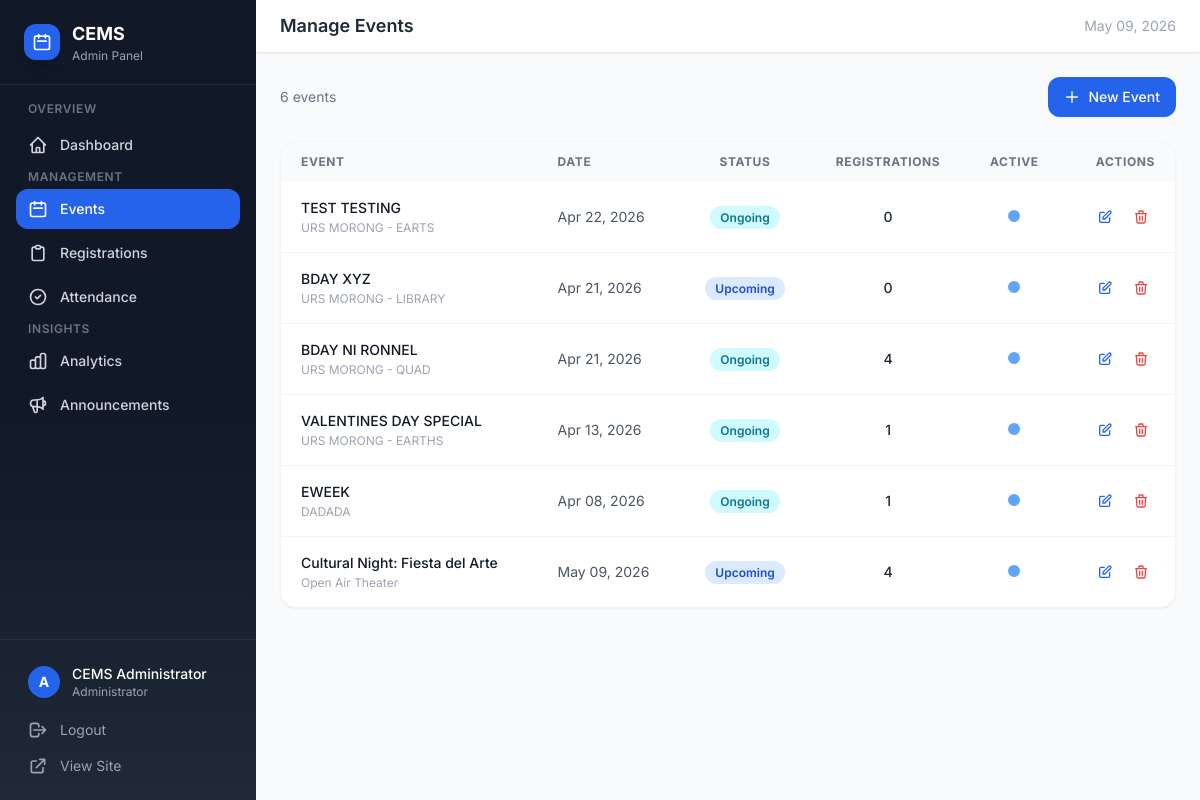
The page /admin-panel/events/ (signed in) on the database its author committed.
### events/models.py (models this page shows, shortened)
class Event(models.Model):
    STATUS_CHOICES = [
        ('upcoming', 'Upcoming'),
        ('ongoing', 'Ongoing'),
        ('closed', 'Closed'),
    ]
    title = models.CharField(max_length=200)
    description = models.TextField()
    date = models.DateField()
    time = models.TimeField()
    end_date = models.DateField(null=True, blank=True)
    end_time = models.TimeField(null=True, blank=True)
    location = models.CharField(max_length=200)
    image = models.ImageField(upload_to='events/', null=True, blank=True)
    registration_deadline = models.DateTimeField()
    participant_limit = models.PositiveIntegerField(default=0, help_text="0 = unlimited")
    status = models.CharField(max_length=10, choices=STATUS_CHOICES, default='upcoming')
    is_active = models.BooleanField(default=True)
    created_at = models.DateTimeField(auto_now_add=True)
    updated_at = models.DateTimeField(auto_now=True)
    class Meta:
        ordering = ['-date', '-time']

### dashboard/views.py (the view)
# urls.py: path('events/', views.manage_events, name='manage_events'),
@login_required
def manage_events(request):
    events = Event.objects.annotate(reg_count=Count('registrations')).order_by('-created_at')
    return render(request, 'dashboard/events.html', {'events': events})

### templates/dashboard/events.html (shortened to what this page needs)
{% extends "dashboard/base_admin.html" %}
{% block page_title %}Manage Events{% endblock %}
{% block content %}
<div class="fade-in">
    <div class="flex items-center justify-between mb-6">
        <p class="text-gray-500 text-sm">{{ events|length }} event{{ events|length|pluralize }}</p>
        <a href="{% url 'dashboard:event_create' %}" class="inline-flex items-center gap-2 px-4 py-2.5 bg-blue-600 text-white rounded-xl hover:bg-blue-700 font-medium transition shadow-sm text-sm">
            <svg class="w-4 h-4" fill="none" stroke="currentColor" viewBox="0 0 24 24"><path stroke-linecap="round" stroke-linejoin="round" stroke-width="2" d="M12 4v16m8-8H4"/></svg>
            New Event
        </a>
    </div>
    {% if events %}
    <div class="bg-white rounded-2xl shadow-sm border border-gray-100 overflow-hidden">
        <div class="overflow-x-auto">
            <table class="w-full text-sm">
                <thead class="bg-gray-50 text-gray-500 uppercase text-xs tracking-wider">
                    <tr>
                        <th class="px-5 py-3 text-left">Event</th>
                        <th class="px-5 py-3 text-left">Date</th>
                        <th class="px-5 py-3 text-center">Status</th>
                        <th class="px-5 py-3 text-center">Registrations</th>
                        <th class="px-5 py-3 text-center">Active</th>
                        <th class="px-5 py-3 text-right">Actions</th>
                    </tr>
                </thead>
                <tbody class="divide-y divide-gray-100">
                    {% for event in events %}
                    <tr class="hover:bg-gray-50 transition">
                        <td class="px-5 py-4">
                            <p class="font-medium text-gray-900">{{ event.title }}</p>
                            <p class="text-xs text-gray-400 mt-0.5">{{ event.location }}</p>
                        </td>
                        <td class="px-5 py-4 text-gray-600">{{ event.date|date:"M d, Y" }}</td>
                        <td class="px-5 py-4 text-center">
                            <span class="px-2.5 py-1 text-xs font-semibold rounded-full
                                {% if event.status == 'upcoming' %}bg-blue-100 text-blue-700
                                {% elif event.status == 'ongoing' %}bg-cyan-100 text-cyan-700
                                {% else %}bg-red-100 text-red-700{% endif %}">
                                {{ event.get_status_display }}
                            </span>
                        </td>
                        <td class="px-5 py-4 text-center font-medium">{{ event.reg_count }}</td>
                        <td class="px-5 py-4 text-center">
                            {% if event.is_active %}
                            <span class="w-3 h-3 bg-blue-400 rounded-full inline-block" title="Active"></span>
                            {% else %}
                            <span class="w-3 h-3 bg-gray-300 rounded-full inline-block" title="Inactive"></span>
                            {% endif %}
                        </td>
                        <td class="px-5 py-4 text-right" x-data="{ confirmDelete: false }">
                            <div class="flex items-center justify-end gap-2">
                                <a href="{% url 'dashboard:event_edit' event.pk %}" class="p-1.5 rounded-lg hover:bg-blue-50 text-blue-600 transition" title="Edit">
                                    <svg class="w-4 h-4" fill="none" stroke="currentColor" viewBox="0 0 24 24"><path stroke-linecap="round" stroke-linejoin="round" stroke-width="2" d="M11 5H6a2 2 0 00-2 2v11a2 2 0 002 2h11a2 2 0 002-2v-5m-1.414-9.414a2 2 0 112.828 2.828L11.828 15H9v-2.828l8.586-8.586z"/></svg>
                                </a>
                                <button @click="confirmDelete = true" class="p-1.5 rounded-lg hover:bg-red-50 text-red-500 transition" title="Delete">
                                    <svg class="w-4 h-4" fill="none" stroke="currentColor" viewBox="0 0 24 24"><path stroke-linecap="round" stroke-linejoin="round" stroke-width="2" d="M19 7l-.867 12.142A2 2 0 0116.138 21H7.862a2 2 0 01-1.995-1.858L5 7m5 4v6m4-6v6m1-10V4a1 1 0 00-1-1h-4a1 1 0 00-1 1v3M4 7h16"/></svg>
                                </button>
                            </div>
                        </td>
                    </tr>
                    {% endfor %}
                </tbody>
            </table>
        </div>
    </div>
    {% endif %}
</div>
{% endblock %}

### templates/dashboard/base_admin.html (shortened to what this page needs)
<!DOCTYPE html>
<html lang="en">
<head>
    <script src="https://cdn.tailwindcss.com"></script>
</head>
<body class="bg-gray-50 text-gray-800" x-data="{ sidebarOpen: false }">
    <div class="flex min-h-screen">
        <aside :class="sidebarOpen ? 'translate-x-0' : '-translate-x-full'"
               class="fixed lg:static lg:translate-x-0 z-50 w-64 min-h-screen bg-gradient-to-b from-gray-900 via-gray-900 to-gray-800 text-white transition-transform duration-300 ease-in-out flex flex-col">
            <div class="px-6 py-5 border-b border-gray-700/50">
                <a href="{% url 'dashboard:index' %}" class="flex items-center gap-3">
                    <div class="w-9 h-9 bg-blue-600 rounded-xl flex items-center justify-center shadow-lg">
                        <svg class="w-5 h-5 text-white" fill="none" stroke="currentColor" viewBox="0 0 24 24"><path stroke-linecap="round" stroke-linejoin="round" stroke-width="2" d="M8 7V3m8 4V3m-9 8h10M5 21h14a2 2 0 002-2V7a2 2 0 00-2-2H5a2 2 0 00-2 2v12a2 2 0 002 2z"/></svg>
                    </div>
                    <div>
                        <span class="text-lg font-bold">CEMS</span>
                        <span class="block text-xs text-gray-400">Admin Panel</span>
                    </div>
                </a>
            </div>
            <nav class="flex-1 px-4 py-4 space-y-1 overflow-y-auto">
                <p class="text-xs font-semibold uppercase tracking-wider text-gray-500 px-3 mb-2">Overview</p>
                <a href="{% url 'dashboard:index' %}" class="flex items-center gap-3 px-3 py-2.5 rounded-xl text-sm font-medium transition
                    {% if request.resolver_match.url_name == 'index' %}bg-blue-600 text-white{% else %}text-gray-300 hover:bg-gray-800 hover:text-white{% endif %}">
                    <svg class="w-5 h-5" fill="none" stroke="currentColor" viewBox="0 0 24 24"><path stroke-linecap="round" stroke-linejoin="round" stroke-width="2" d="M3 12l2-2m0 0l7-7 7 7M5 10v10a1 1 0 001 1h3m10-11l2 2m-2-2v10a1 1 0 01-1 1h-3m-6 0a1 1 0 001-1v-4a1 1 0 011-1h2a1 1 0 011 1v4a1 1 0 001 1m-6 0h6"/></svg>
                    Dashboard
                </a>
                <p class="text-xs font-semibold uppercase tracking-wider text-gray-500 px-3 mt-5 mb-2">Management</p>
                <a href="{% url 'dashboard:manage_events' %}" class="flex items-center gap-3 px-3 py-2.5 rounded-xl text-sm font-medium transition
                    {% if 'event' in request.resolver_match.url_name and request.resolver_match.url_name != 'index' %}bg-blue-600 text-white{% else %}text-gray-300 hover:bg-gray-800 hover:text-white{% endif %}">
                    <svg class="w-5 h-5" fill="none" stroke="currentColor" viewBox="0 0 24 24"><path stroke-linecap="round" stroke-linejoin="round" stroke-width="2" d="M8 7V3m8 4V3m-9 8h10M5 21h14a2 2 0 002-2V7a2 2 0 00-2-2H5a2 2 0 00-2 2v12a2 2 0 002 2z"/></svg>
                    Events
                </a>
                <a href="{% url 'dashboard:registrations' %}" class="flex items-center gap-3 px-3 py-2.5 rounded-xl text-sm font-medium transition
                    {% if request.resolver_match.url_name == 'registrations' %}bg-blue-600 text-white{% else %}text-gray-300 hover:bg-gray-800 hover:text-white{% endif %}">
                    <svg class="w-5 h-5" fill="none" stroke="currentColor" viewBox="0 0 24 24"><path stroke-linecap="round" stroke-linejoin="round" stroke-width="2" d="M9 5H7a2 2 0 00-2 2v12a2 2 0 002 2h10a2 2 0 002-2V7a2 2 0 00-2-2h-2M9 5a2 2 0 002 2h2a2 2 0 002-2M9 5a2 2 0 012-2h2a2 2 0 012 2"/></svg>
                    Registrations
                </a>
                <a href="{% url 'dashboard:attendance' %}" class="flex items-center gap-3 px-3 py-2.5 rounded-xl text-sm font-medium transition
                    {% if request.resolver_match.url_name == 'attendance' %}bg-blue-600 text-white{% else %}text-gray-300 hover:bg-gray-800 hover:text-white{% endif %}">
                    <svg class="w-5 h-5" fill="none" stroke="currentColor" viewBox="0 0 24 24"><path stroke-linecap="round" stroke-linejoin="round" stroke-width="2" d="M9 12l2 2 4-4m6 2a9 9 0 11-18 0 9 9 0 0118 0z"/></svg>
                    Attendance
                </a>
                <p class="text-xs font-semibold uppercase tracking-wider text-gray-500 px-3 mt-5 mb-2">Insights</p>
                <a href="{% url 'dashboard:analytics' %}" class="flex items-center gap-3 px-3 py-2.5 rounded-xl text-sm font-medium transition
                    {% if request.resolver_match.url_name == 'analytics' %}bg-blue-600 text-white{% else %}text-gray-300 hover:bg-gray-800 hover:text-white{% endif %}">
                    Analytics
                </a>
                <a href="{% url 'dashboard:announcements' %}" class="flex items-center gap-3 px-3 py-2.5 rounded-xl text-sm font-medium transition
                    {% if request.resolver_match.url_name == 'announcements' %}bg-blue-600 text-white{% else %}text-gray-300 hover:bg-gray-800 hover:text-white{% endif %}">
                    Announcements
                </a>
            </nav>
            <div class="px-4 py-4 border-t border-gray-700/50">
                <div class="flex items-center gap-3 px-3 py-2">
                    <div class="w-8 h-8 bg-blue-600 rounded-full flex items-center justify-center text-sm font-bold">
                        {{ request.user.username|first|upper }}
                    </div>
                    <div class="flex-1 min-w-0">
                        <p class="text-sm font-medium truncate">{{ request.user.get_full_name|default:request.user.username }}</p>
                        <p class="text-xs text-gray-400">Administrator</p>
                    </div>
                </div>
                <a href="{% url 'accounts:logout' %}" class="flex items-center gap-3 px-3 py-2 mt-1 rounded-xl text-sm text-gray-400 hover:text-red-400 hover:bg-gray-800 transition">
                    <svg class="w-5 h-5" fill="none" stroke="currentColor" viewBox="0 0 24 24"><path stroke-linecap="round" stroke-linejoin="round" stroke-width="2" d="M17 16l4-4m0 0l-4-4m4 4H7m6 4v1a3 3 0 01-3 3H6a3 3 0 01-3-3V7a3 3 0 013-3h4a3 3 0 013 3v1"/></svg>
                    Logout
                </a>
                <a href="{% url 'events:home' %}" class="flex items-center gap-3 px-3 py-2 rounded-xl text-sm text-gray-400 hover:text-blue-400 hover:bg-gray-800 transition">
                    <svg class="w-5 h-5" fill="none" stroke="currentColor" viewBox="0 0 24 24"><path stroke-linecap="round" stroke-linejoin="round" stroke-width="2" d="M10 6H6a2 2 0 00-2 2v10a2 2 0 002 2h10a2 2 0 002-2v-4M14 4h6m0 0v6m0-6L10 14"/></svg>
                    View Site
                </a>
            </div>
        </aside>
        <div class="flex-1 flex flex-col min-w-0">
            <header class="bg-white border-b border-gray-200 px-4 sm:px-6 py-3 flex items-center justify-between sticky top-0 z-30 shadow-sm">
                <div class="flex items-center gap-3">
                    <h1 class="text-lg font-semibold text-gray-800">{% block page_title %}Dashboard{% endblock %}</h1>
                </div>
                <div class="text-sm text-gray-400">
                    {% now "F d, Y" %}
                </div>
            </header>
            <main class="flex-1 p-4 sm:p-6 overflow-y-auto">
                {% block content %}{% endblock %}
            </main>
        </div>
    </div>
</body>
</html>

### templates/dashboard/base_admin.html (style rules this page uses)
body { font-family: 'Inter', system-ui, sans-serif; }
.fade-in { animation: fadeIn 0.4s ease-out; }

### rows shown on the page
Event: title "TEST TESTING", location "URS MORONG - EARTS", date "Apr 22, 2026", status "Ongoing", reg_count "0", is_active True (drawn)
Event: title "BDAY XYZ", location "URS MORONG - LIBRARY", date "Apr 21, 2026", status "Upcoming", reg_count "0", is_active True (drawn)
Event: title "BDAY NI RONNEL", location "URS MORONG - QUAD", date "Apr 21, 2026", status "Ongoing", reg_count "4", is_active True (drawn)
Event: title "VALENTINES DAY SPECIAL", location "URS MORONG - EARTHS", date "Apr 13, 2026", status "Ongoing", reg_count "1", is_active True (drawn)
Event: title "EWEEK", location "DADADA", date "Apr 08, 2026", status "Ongoing", reg_count "1", is_active True (drawn)
Event: title "Cultural Night: Fiesta del Arte", location "Open Air Theater", date "May 09, 2026", status "Upcoming", reg_count "4", is_active True (drawn)

### other values the page prints
{{ request.user.username|first|upper }} "A"
{{ request.user.get_full_name|default:request.user.username }} "CEMS Administrator"
{{ events|length }} "6"
